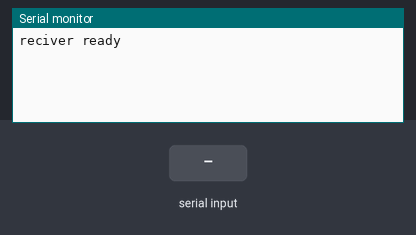
Bench run of a sketch on a simulated Arduino Mega 2560, built with avr-gcc and run on an emulated ATmega2560. Parts: the last lines printed to the serial monitor. The inputs (shaded band) are chosen by the test bench.

Above: at 1.2 s.
1.3 s: "l90\n" received over the second serial link
At 1.9 s:
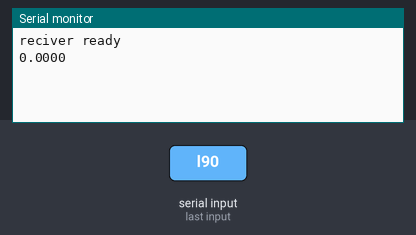
2.8 s: "l,45\n" received over the second serial link
At 4.3 s:
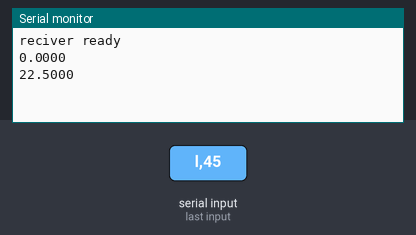

Measured:
- after the input at 1.3 s, the serial monitor: prints a new line at once (image 1)
- after the input at 2.8 s, the serial monitor: prints a new line at once (image 2)

The sketch:

megacontrolbt.ino
```cpp
void setup() {
  Serial.begin(115200);
  Serial2.begin(115200);
  while (!Serial) ; // wait for Arduino Serial Monitor to open
  Serial.println("reciver ready");

}
int k = 0;
char p;
  float velomax = -900;
  float velomin = 900;
void loop() {
  double velo = 0;

  long steps = 0;
  int c = 0;
  int velo_n = 200;

  if (Serial.available()) {
    c = Serial.parseInt();
    Serial2.print(c);
  }
  /* if ( Serial2.available()) {
     c = Serial2.parseInt();
     if (k == 3)
     { Serial.println(c);
       k = 0;
     }
     else
     {
       Serial.print(c);
       k = k + 1;
     Serial.print(' ');
     }
  */
  if ( Serial2.available()) {
    p = Serial2.read();

    if (p == 'l')
    { /*Serial.print("L  ");*/
      /*steps = Serial2.parseInt();
        Serial.print(steps*0.0002519,4);
        dc = Serial2.parseFloat();
        Serial.print(dc,3);
        Serial.print(' ');*/
      while (!Serial2.available());
      velo = Serial2.parseFloat();
      if (velo > velomax)
        velomax = velo;

      if (velo < velomin)
          velomin = velo;

      Serial.print(((velomax - velomin) / 2), 4);
      Serial.print('\n');
      //Serial.println(millis());
    }
    /*       if (p == 'r')
      {   Serial.print("R  ");
        while (!Serial2.available());
        steps = Serial2.parseInt();
      Serial.print(steps*0.0002519,4);
        Serial.print(' ');
        while (!Serial2.available());
         velo = Serial2.parseFloat();
        Serial.println(velo,6);

      }*/
  }
}
```
